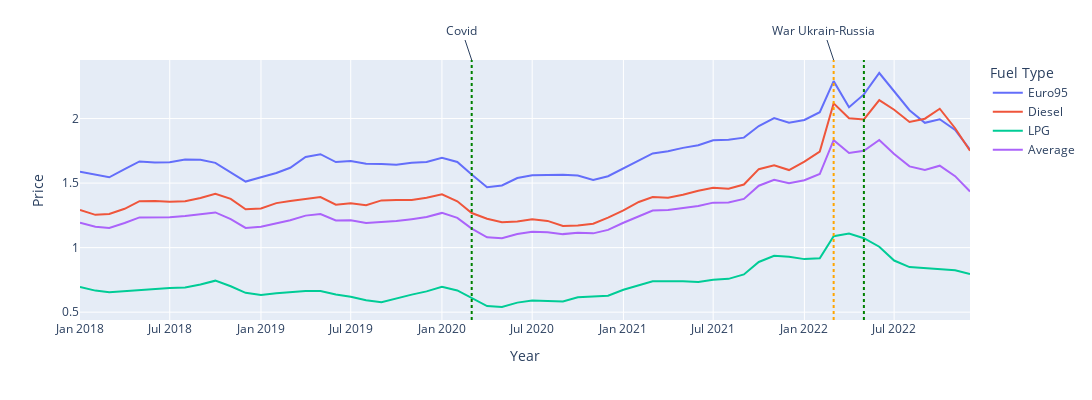

Notebook cell for this chart:
### Markdown cell above
# Subquestion 1: How have fuel prices developed in the considered time in the Netherlands?
Fuel prices can develop a lot throughout the year and in between years, in this subquestion the variations in fuel prices is analysed. The data is retrieved from CBS and the fuel prices of Euro95, Diesel and LPG are available on a daily basis. In this question the monthly values are considered and a visualisation is made out of the available data from 2018 until 2022. The changes in fuel prices can have multiple reasons and can be explained from different perspectives, such as environmental regulations, big global events, exchange rates and political events. It is expected that the fuel prices will rise because in the past years some global events, tax rises and inflation occured which have had a significant influence on the fuel prices.

### Code cell
# Plot fuel prices per month 2018-2022
fig = px.line(melted_fuel_prices, x='Months', y='Price', color='Fuel Type',
              labels={'Months': 'Year', 'Price': 'Price', 'Fuel Type': 'Fuel Type'})
fig.update_layout(legend_title='Fuel Type', width=1100, height=400)
fig.add_vline(x="2020-03", line_width=2, line_dash="dot", line_color="green")
fig.add_annotation(x="2020-03", y=1, yref="paper", text="Covid")
fig.add_vline(x="2022-05", line_width=2, line_dash="dot", line_color="green")
fig.add_vline(x="2022-03", line_width=2, line_dash="dot", line_color="orange")
fig.add_annotation(x="2022-03", y=1, yref="paper", text="War Ukrain-Russia")

fig.show()
